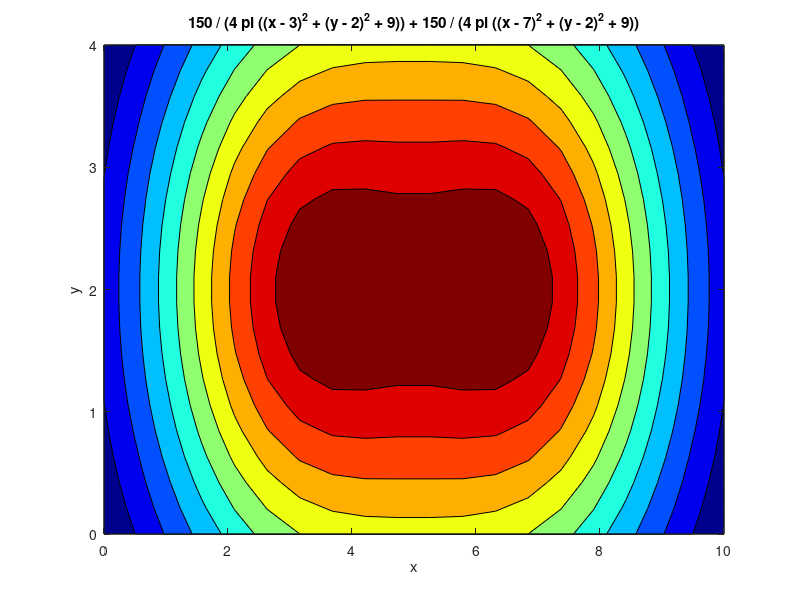

The MATLAB source for this figure:
f = @(x,y) ...
    150 ./ (4*pi*((x-3).^2 + (y-2).^2 + 9)) + ...
    150 ./ (4*pi*((x-7).^2 + (y-2).^2 + 9))
ezcontourf(f, [0 10 0 4], 20);
colormap(jet);
